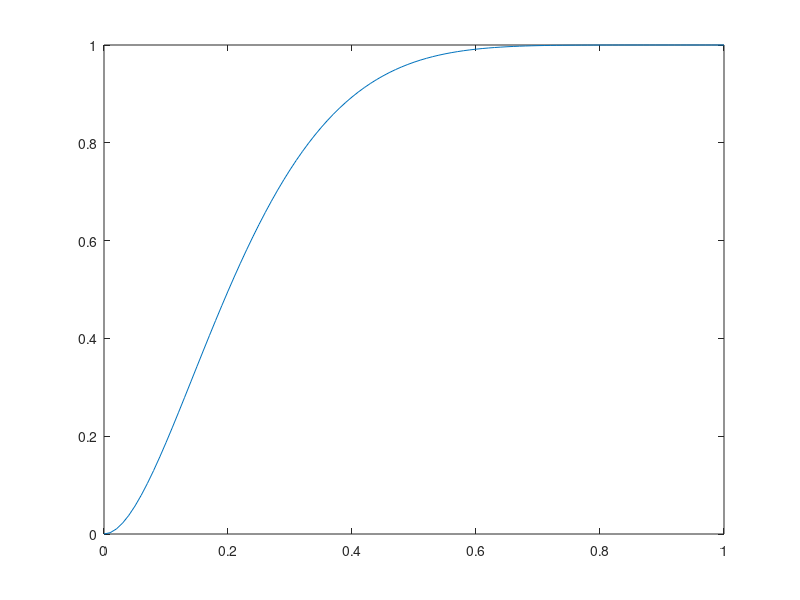

This figure's MATLAB source:
% Create beta distributions
clear all;
clc;
X = 0:.01:1;
b1 = betapdf(X,2,7);
plot(X,b1)

b2 = betacdf(X,2,7);
plot(X,b2);
